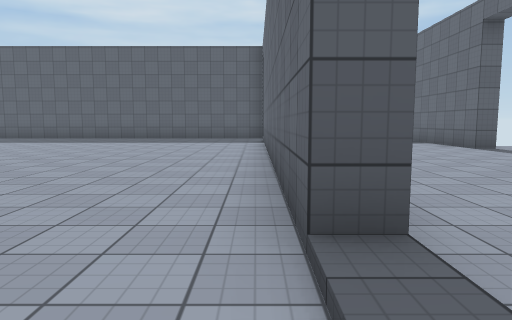
[1] (above)

22 first-person views from a walk through a 3-D level made in the Unity game engine. The camera is 1.3 m above the floor, tilts 6° down and sees 70° across. The floor is counted in squares, 2 m on a side. Each view is taken from the middle of a square. On the plan, view 1 faces up. The plan holds only what a view shows up to about 11 squares ahead; the rest is blank. The place goes on beyond the plan. Surface patterns are stand-ins for the level's own textures.

[2]
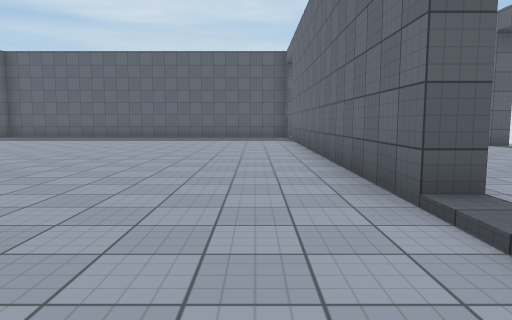

[3]
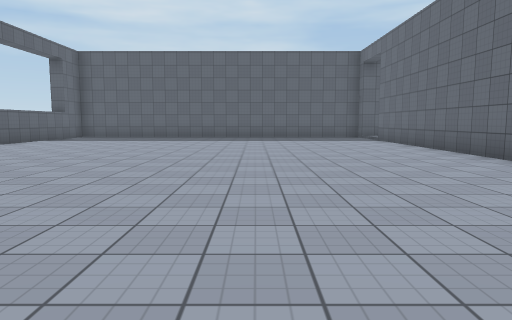

[4]
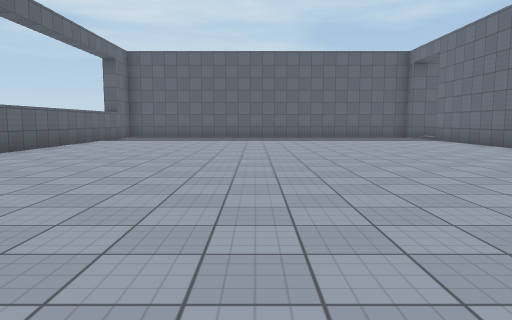

[5]
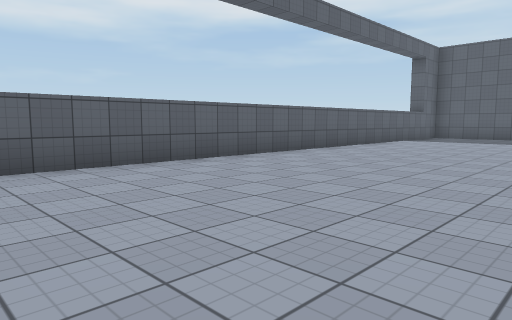

[6]
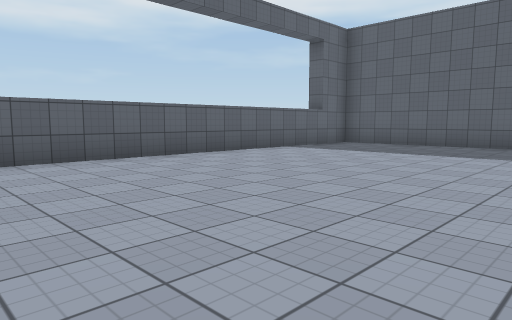

[7]
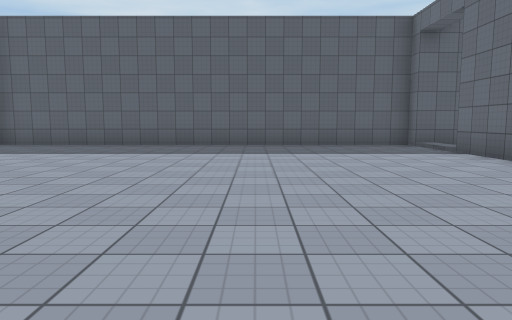

[8]
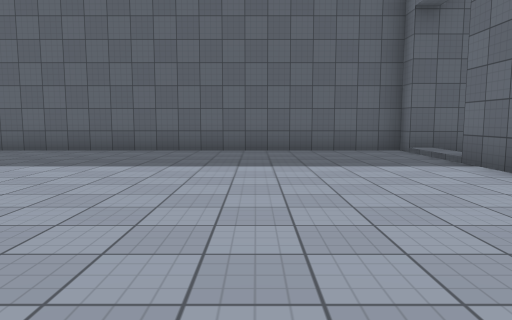

[9]
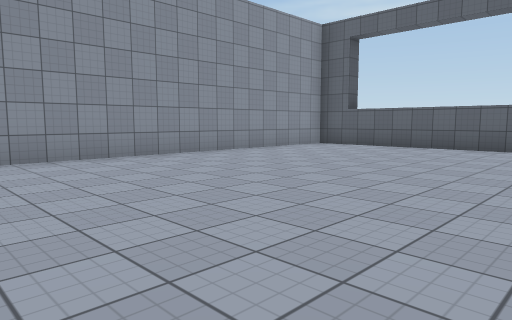

[10]
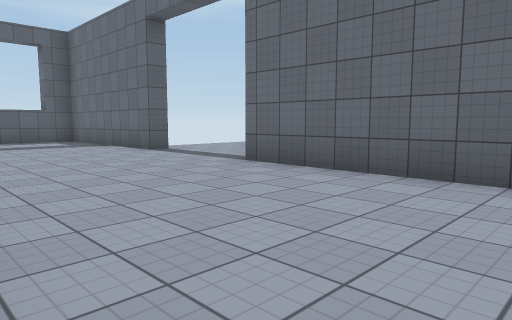

[11]
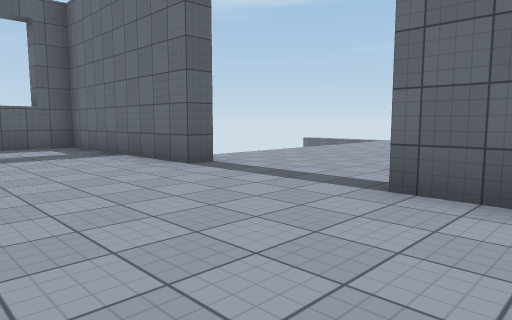

[12]
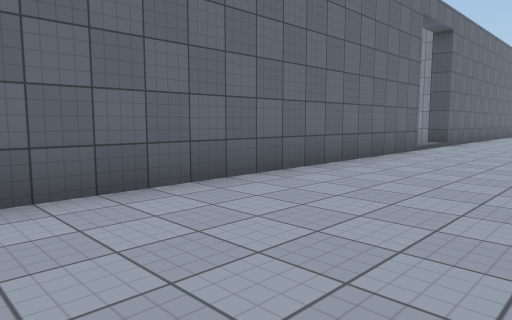

[13]
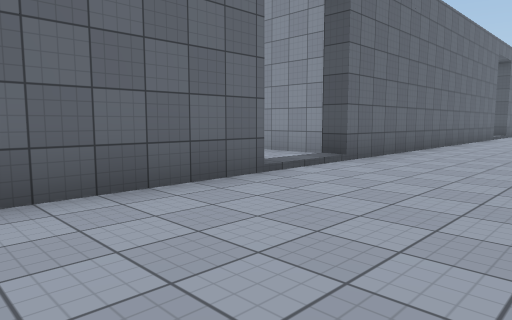

[14]
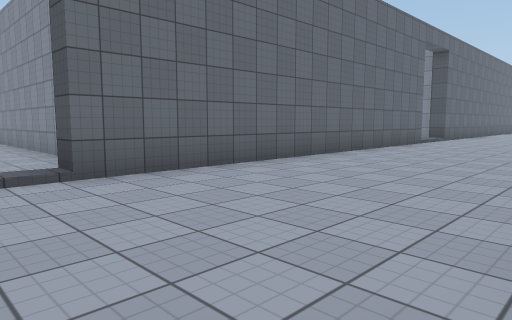

[15]
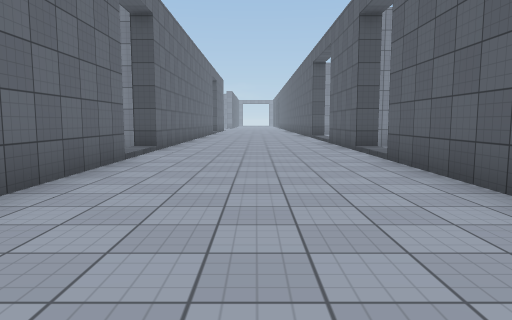

[16]
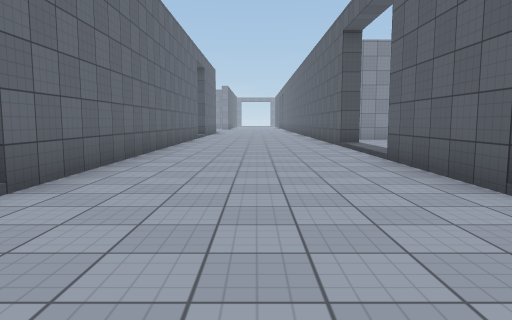

[17]
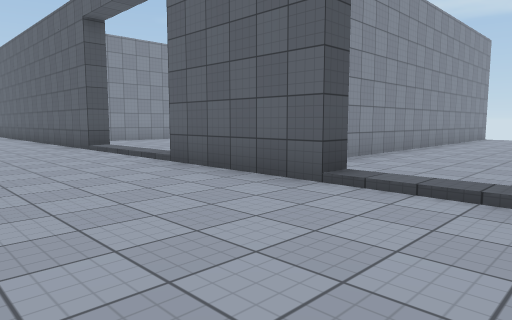

[18]
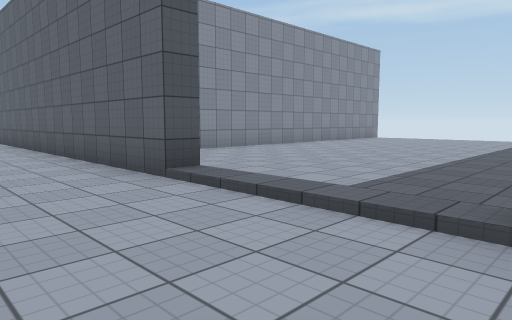

[19]
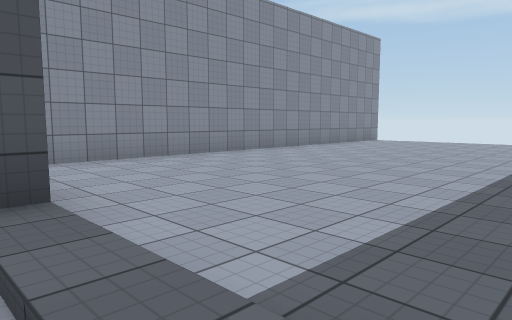

[20]
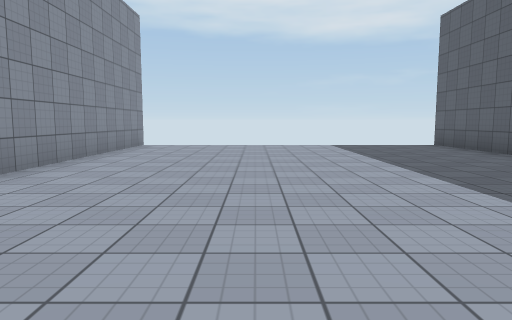

[21]
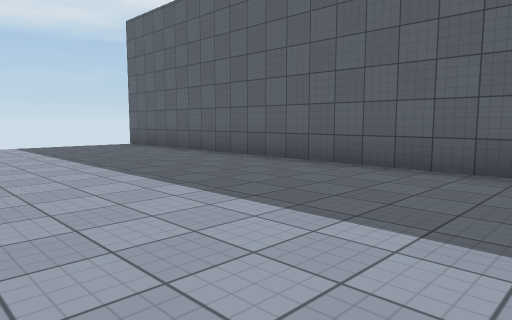

[22]
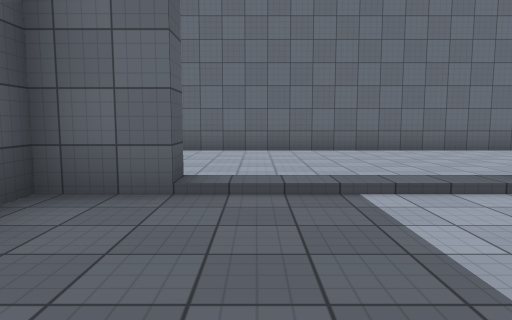

### Floor plan
Points are (right, up) in squares from view 1. A wall is a line through its corners. A room is listed if a view was taken in it or the views show most of it. See-through windows are left out.
Room 1 (views 1, 2, 3, 4, 5, 6, 7, 8, 9)
walls: (0.3, 1.7) (0.3, 11.8); (-11.2, 13.5) (-11.2, -1.5) (-3.1, -1.5); (0.3, 13.7) (0.3, 14.3) (-11.2, 14.3)
ways out: opening at (1, 0.5) to room 2; opening at (1, 12.5) to room 2
Room 2 (views 10, 11, 12, 13, 14, 15, 16, 17, 18, 19, 20, 21, 22)
walls: (0.7, -12.1) (0.7, -15.5); (5.2, -3.5) (5.2, 5.5); (5.2, -15.4) (5.2, -5.4); (0.7, -17.2) (0.7, -20.3) (0.3, -20.3) (0.3, -19) (-0.2, -19); (-1.8, -19) (-11.2, -19); (0.9, 1.7) (0.3, 1.7); (0.1, -23.7) (0.7, -23.7) (0.7, -27.5); (5.9, 8.7) (5.2, 8.7) (5.2, 13.7) (3.2, 13.7); (5.2, -26.9) (5.2, -17.2); (-11.2, -27.1) (-0.6, -27.1); (1.5, 13.7) (0.3, 13.7)
ways out: opening at (1, 0.5) to room 1; opening at (1, 12.5) to room 1; opening at (1, -16.5); opening at (1, -4.5); opening at (6, -16.5); opening at (6, -4.5); gap at (-11, -19)

Positions as (right, up) in squares from view 1, and headings:
1: (0, 0), facing up
2: (-1, -1), facing up
3: (-4, -1), facing up
4: (-6, -1), facing up
5: (-6, -1), facing up-left
6: (-5, 4), facing up-left
7: (-4, 4), facing up
8: (-3, 6), facing up
9: (-2, 5), facing down-left
10: (1, 1), facing up-right
11: (2, 4), facing up-right
12: (2, 5), facing down-right
13: (2, 0), facing down-right
14: (1, -4), facing down-right
15: (3, -9), facing down
16: (3, -14), facing down
17: (4, -15), facing down-left
18: (3, -20), facing down-left
19: (1, -21), facing down-left
20: (-1, -24), facing left
21: (-1, -24), facing up-left
22: (-3, -21), facing right
